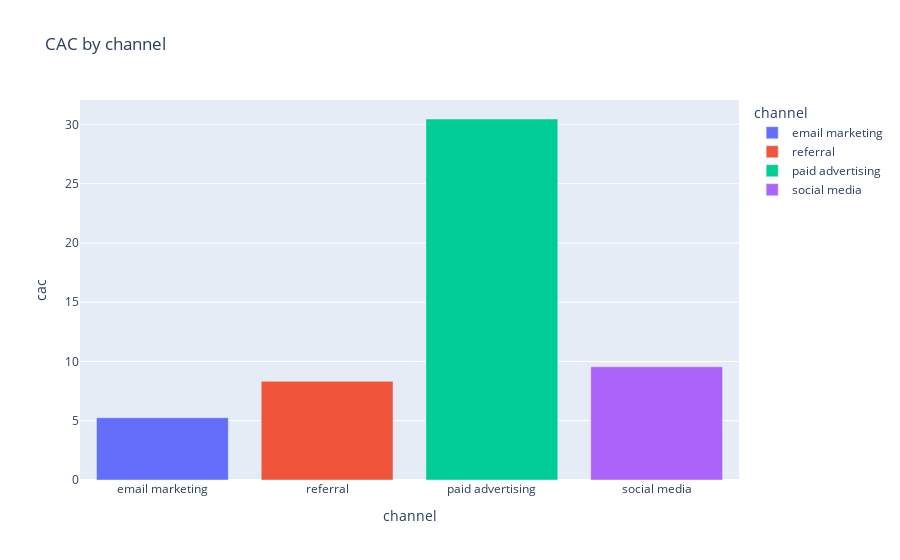

The cell this chart's notebook holds for it:
### Code cell
px.bar(data_frame = df, x='channel', y = 'cac', color = 'channel', title = 'CAC by channel')

### Figure 1 — Plotly figure (JSON) as saved in the notebook; plotly's stock layout.template omitted (floating-point values rounded to 4 significant figures)
{"data": [{"alignmentgroup": "True", "hovertemplate": "channel=%{x}<br>cac=%{y}<extra></extra>", "legendgroup": "email marketing", "marker": {"color": "#636efa", "pattern": {"shape": ""}}, "name": "email marketing", "offsetgroup": "email marketing", "orientation": "v", "showlegend": true, "textposition": "auto", "type": "bar", "x": ["email marketing"], "xaxis": "x", "y": [5.25], "yaxis": "y"}, {"alignmentgroup": "True", "hovertemplate": "channel=%{x}<br>cac=%{y}<extra></extra>", "legendgroup": "referral", "marker": {"color": "#EF553B", "pattern": {"shape": ""}}, "name": "referral", "offsetgroup": "referral", "orientation": "v", "showlegend": true, "textposition": "auto", "type": "bar", "x": ["referral"], "xaxis": "x", "y": [8.32], "yaxis": "y"}, {"alignmentgroup": "True", "hovertemplate": "channel=%{x}<br>cac=%{y}<extra></extra>", "legendgroup": "paid advertising", "marker": {"color": "#00cc96", "pattern": {"shape": ""}}, "name": "paid advertising", "offsetgroup": "paid advertising", "orientation": "v", "showlegend": true, "textposition": "auto", "type": "bar", "x": ["paid advertising"], "xaxis": "x", "y": [30.45], "yaxis": "y"}, {"alignmentgroup": "True", "hovertemplate": "channel=%{x}<br>cac=%{y}<extra></extra>", "legendgroup": "social media", "marker": {"color": "#ab63fa", "pattern": {"shape": ""}}, "name": "social media", "offsetgroup": "social media", "orientation": "v", "showlegend": true, "textposition": "auto", "type": "bar", "x": ["social media"], "xaxis": "x", "y": [9.55], "yaxis": "y"}], "layout": {"autosize": true, "barmode": "relative", "legend": {"title": {"text": "channel"}, "tracegroupgap": 0}, "title": {"text": "CAC by channel"}, "xaxis": {"anchor": "y", "autorange": true, "categoryarray": ["email marketing", "referral", "paid advertising", "social media"], "categoryorder": "array", "domain": [0, 1], "range": [-0.5, 3.5], "title": {"text": "channel"}, "type": "category"}, "yaxis": {"anchor": "x", "autorange": true, "domain": [0, 1], "range": [0, 32.05], "title": {"text": "cac"}, "type": "linear"}}}
